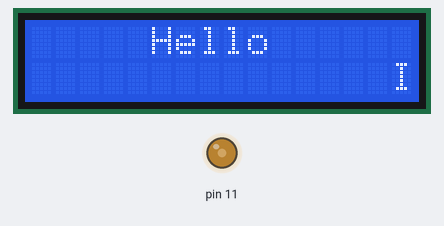
The sketch below on a simulated Arduino Uno, built with avr-gcc and run on an emulated ATmega328P. Shown: 16×2 character LCD, output pins drawn as LEDs (lit = HIGH).

Above: at 0.44 s.
At 3.47 s:
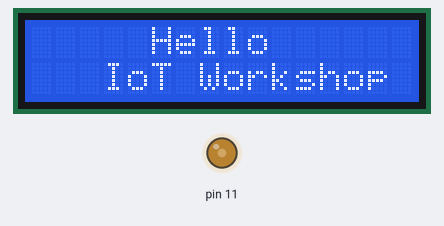
At 6.5 s:
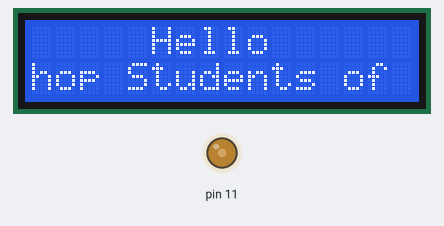
At 12.5 s:
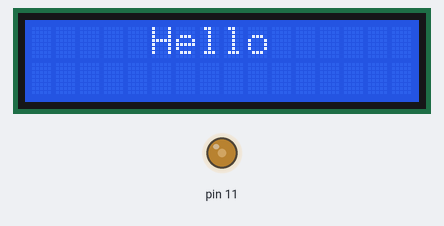
Timing chart, 0 to 14.0 s (numbered marks = the images above):
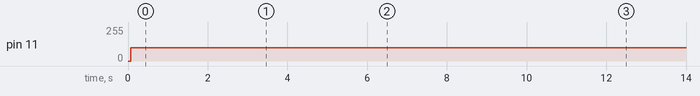

Measured:
- by itself, pin 11: 0/255 → 100/255 at 0.06 s

The sketch:

LCD_Scroll.ino
```cpp
#include <LiquidCrystal.h>
//                  BS E D4 D5  D6 D7
//LiquidCrystal lcd(1, 2, 4, 5, 6, 7);
LiquidCrystal lcd(1, 2, 4, 5, 6, 7);


char * messagePadded = "                IoT Workshop Students of BLDEACET                ";

void setup()
{
  lcd.begin (16, 2);
  lcd.setCursor(5, 0);
  lcd.print("Hello");
}

void loop()
{
 analogWrite(11,100); // Generate PWM signal at pin D11, value of 100 (out of 255)
  for (int letter = 0; letter <= strlen(messagePadded) - 16; letter++) //From 0 to upto n-16 characters supply to below function
  {
    showLetters(0, letter);
  }
}

void showLetters(int printStart, int startLetter)
{
  lcd.setCursor(printStart, 1);
  for (int letter = startLetter; letter <= startLetter + 15; letter++) // Print only 16 chars in Line #2 starting 'startLetter'
  {
    lcd.print(messagePadded[letter]);
  }
  lcd.print(" ");
  delay(250);
}
```
